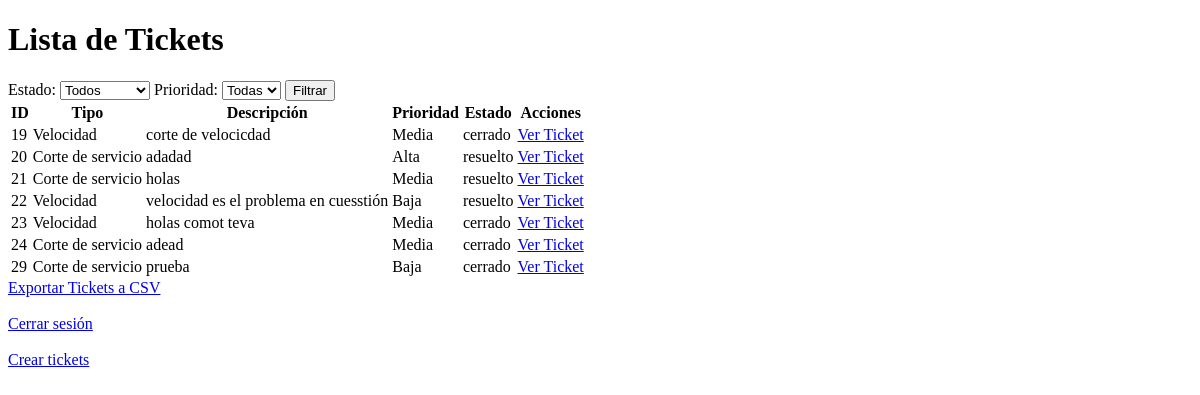
The app's page /tickets, older data.
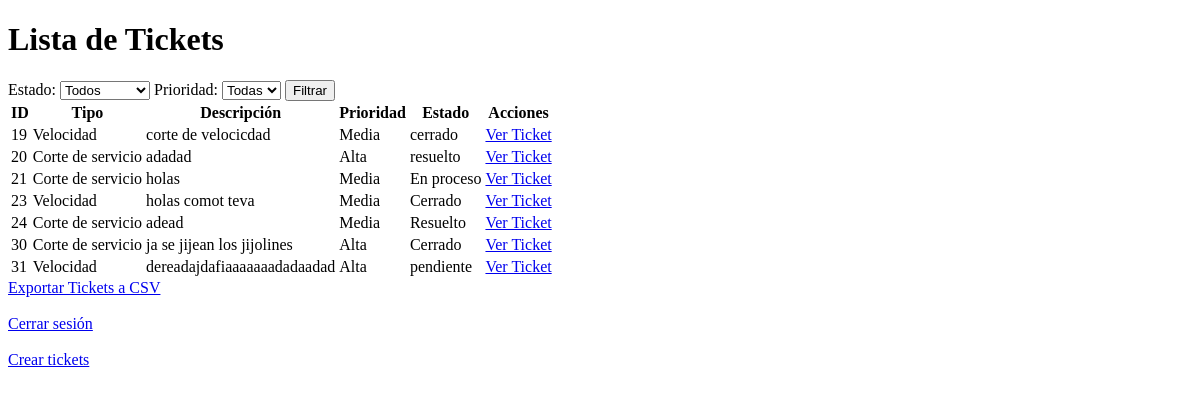
The same page, newer data.
### tables this page shows
CREATE TABLE tickets (
    id INTEGER PRIMARY KEY AUTOINCREMENT,
    tipo TEXT NOT NULL,
    descripcion TEXT NOT NULL,
    prioridad TEXT NOT NULL,
    estado TEXT DEFAULT 'pendiente',
    fecha_creacion DATETIME DEFAULT CURRENT_TIMESTAMP,
    usuario_creador TEXT NOT NULL,
    notas TEXT,
    archivo TEXT
, usuario_asignado TEXT);

### app.py (the view)
@app.route('/tickets')
def tickets():
    estado = request.args.get('estado')  # Filtrar por estado
    prioridad = request.args.get('prioridad')  # Filtrar por prioridad
    query = 'SELECT * FROM tickets WHERE 1=1'
    params = []
    if estado:
        query += ' AND estado = ?'
        params.append(estado)
    if prioridad:
        query += ' AND prioridad = ?'
        params.append(prioridad)
    conn = get_db_connection()
    tickets = conn.execute('SELECT * FROM tickets').fetchall()
    conn.close()
    return render_template('tickets.html', tickets=tickets)

### app.py (called while the page is built)
def get_db_connection():
    conn = sqlite3.connect('database.db', timeout=10)  # Espera hasta 10 segundos si la base de datos está bloqueada
    conn.row_factory = sqlite3.Row
    return conn

### templates/tickets.html (shortened to what this page needs)
<!DOCTYPE html>
<html lang="es">
<head>
</head>
<body>
    <h1>Lista de Tickets</h1>
    <form action="/tickets" method="GET">
        <label for="estado">Estado:</label>
        <select name="estado" id="estado">
            <option value="" {% if not estado %}selected{% endif %}>Todos</option>
        </select>
        <label for="prioridad">Prioridad:</label>
        <select name="prioridad" id="prioridad">
            <option value="" {% if not prioridad %}selected{% endif %}>Todas</option>
        </select>
        <button type="submit">Filtrar</button>
    </form>
    <table>
        <thead>
            <tr>
                <th>ID</th>
                <th>Tipo</th>
                <th>Descripción</th>
                <th>Prioridad</th>
                <th>Estado</th>
                <th>Acciones</th>
            </tr>
        </thead>
        <tbody>
            {% for ticket in tickets %}
            <tr>
                <td>{{ ticket.id }}</td>
                <td>{{ ticket.tipo }}</td>
                <td>{{ ticket.descripcion }}</td>
                <td>{{ ticket.prioridad }}</td>
                <td>{{ ticket.estado }}</td>
                <td>
                    <a href="{{ url_for('view_ticket', id=ticket['id']) }}">Ver Ticket</a>
                </td>
            </tr>
            {% endfor %}
        </tbody>
    </table>
    <a href="/export-tickets" class="button">Exportar Tickets a CSV</a>
    <br><br>
    <a href="/logout">Cerrar sesión</a>
    <br><br>
    <a href="/create-ticket">Crear tickets</a>
</body>
</html>

Row changes from the older to the newer data that the page shows:
removed tickets: id "22", tipo "Velocidad", descripcion "velocidad es el problema en cuesstión", prioridad "Baja", estado "resuelto"
removed tickets: id "29", tipo "Corte de servicio", descripcion "prueba", prioridad "Baja", estado "cerrado"
changed tickets "holas": estado "resuelto" → "En proceso"
changed tickets "holas comot teva": estado "cerrado" → "Cerrado"
changed tickets "adead": estado "cerrado" → "Resuelto"
added tickets: id "30", tipo "Corte de servicio", descripcion "ja se jijean los jijolines", prioridad "Alta", estado "Cerrado"
added tickets: id "31", tipo "Velocidad", descripcion "dereadajdafiaaaaaaadadaadad", prioridad "Alta", estado "pendiente"
